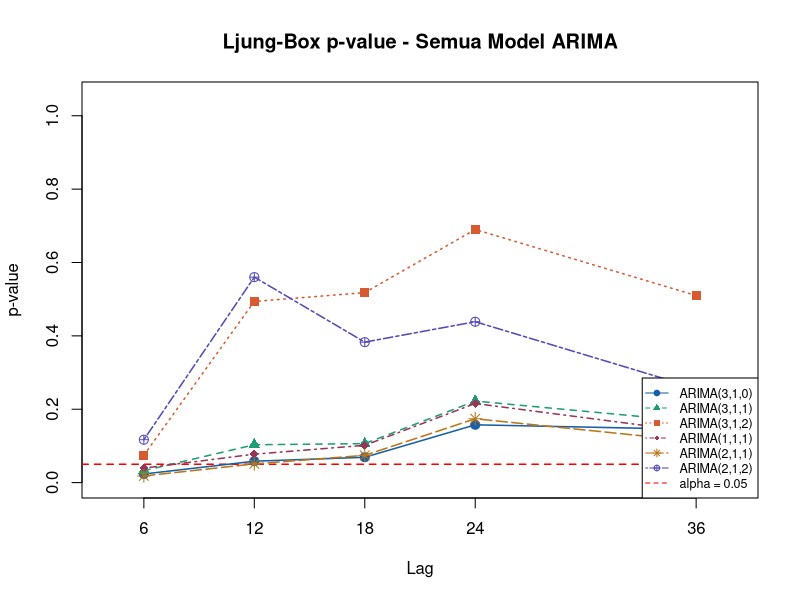
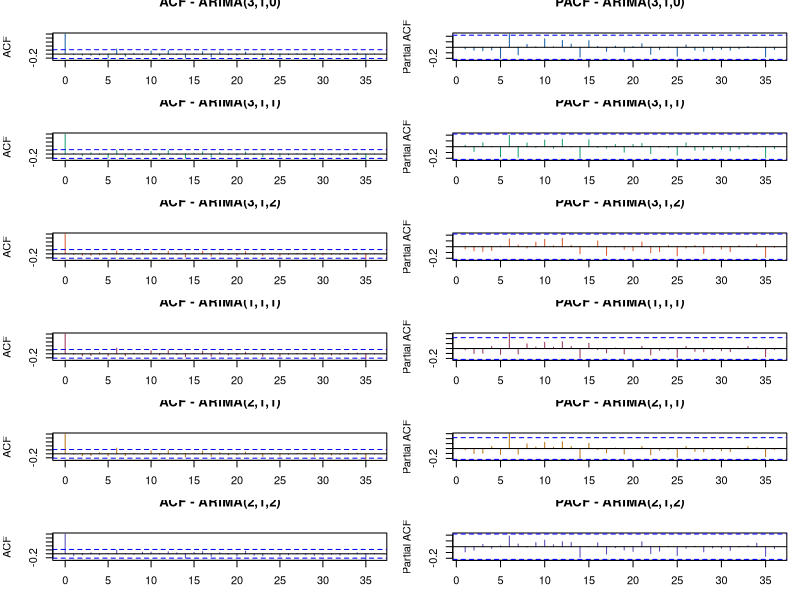

Source code (R) for these figures, in order:
# ============================================================
# Uji White Noise (Ljung-Box) + Signifikansi Parameter
# Model  : ARIMA(3,1,0), (3,1,1), (3,1,2),
#          ARIMA(1,1,1), (2,1,1), (2,1,2)
# Data   : M2SL_1
# Lag    : 6, 12, 18, 24, 36
# ============================================================

# install.packages("forecast")
library(forecast)

# ---- Data M2SL_1 ----
m2sl <- c(
  13900.3, 13949.3, 14012.7, 14035.9, 14092.4, 14137.2, 14174.6, 14223.2,
  14245.5, 14256.6, 14282.8, 14386.8, 14459.7, 14506.3, 14557.5, 14594.7,
  14704.4, 14802.8, 14886.8, 14974.4, 15047.0, 15184.1, 15296.0, 15347.5,
  15427.1, 15493.4, 16033.0, 17065.3, 17932.9, 18184.3, 18335.4, 18411.2,
  18602.5, 18757.6, 18997.0, 19115.7, 19379.0, 19641.8, 19873.2, 20176.9,
  20460.4, 20477.8, 20633.3, 20840.9, 20981.0, 21160.6, 21335.5, 21498.5,
  21650.1, 21725.2, 21787.2, 21769.4, 21719.9, 21651.5, 21652.9, 21638.4,
  21536.7, 21461.7, 21406.7, 21290.9, 21279.9, 21243.7, 20947.4, 20761.4,
  20829.6, 20799.4, 20791.4, 20777.5, 20747.8, 20732.9, 20746.4, 20777.8,
  20843.7, 20926.9, 20973.2, 20958.8, 21019.9, 21067.7, 21094.4, 21185.8
)

# ---- Definisi model (nama, order, fitdf=p+q) ----
models <- list(
  "ARIMA(3,1,0)" = list(order = c(3, 1, 0), fitdf = 3),
  "ARIMA(3,1,1)" = list(order = c(3, 1, 1), fitdf = 4),
  "ARIMA(3,1,2)" = list(order = c(3, 1, 2), fitdf = 5),
  "ARIMA(1,1,1)" = list(order = c(1, 1, 1), fitdf = 2),
  "ARIMA(2,1,1)" = list(order = c(2, 1, 1), fitdf = 3),
  "ARIMA(2,1,2)" = list(order = c(2, 1, 2), fitdf = 4)
)

lags <- c(6, 12, 18, 24, 36)

# ============================================================
# FUNGSI SIGNIFIKANSI PARAMETER
# ============================================================
cek_parameter <- function(model, nama_model) {
  coef_val <- coef(model)
  se_val   <- sqrt(diag(vcov(model)))
  t_val    <- coef_val / se_val
  p_val    <- 2 * (1 - pnorm(abs(t_val)))
  
  cat(sprintf("\n  Parameter ARIMA %s:\n", nama_model))
  cat(sprintf("  %-12s %10s %10s %10s %10s %s\n",
              "Parameter", "Estimasi", "Std.Error", "t-hitung", "p-value", "Signifikan"))
  cat("  ", rep("-", 68), "\n", sep = "")
  
  params_df <- data.frame(
    Model     = nama_model,
    Parameter = names(coef_val),
    Estimasi  = round(coef_val, 4),
    StdError  = round(se_val, 4),
    t_hitung  = round(t_val, 4),
    p_value   = round(p_val, 4),
    Signifikan = ifelse(p_val < 0.001, "***",
                        ifelse(p_val < 0.01,  "**",
                               ifelse(p_val < 0.05,  "*",
                                      ifelse(p_val < 0.1,   ".",  "Tidak")))),
    stringsAsFactors = FALSE
  )
  
  for (i in seq_len(nrow(params_df))) {
    cat(sprintf("  %-12s %10.4f %10.4f %10.4f %10.4f %s\n",
                params_df$Parameter[i],
                params_df$Estimasi[i],
                params_df$StdError[i],
                params_df$t_hitung[i],
                params_df$p_value[i],
                params_df$Signifikan[i]))
  }
  cat("  Signif: *** p<0.001  ** p<0.01  * p<0.05  . p<0.1\n")
  
  invisible(params_df)
}

# ============================================================
# FUNGSI UJI LJUNG-BOX
# ============================================================
uji_ljungbox <- function(resid, lags, fitdf, nama_model) {
  cat(sprintf("\n  Ljung-Box ARIMA %s (fitdf=%d):\n", nama_model, fitdf))
  cat(sprintf("  %-6s %-14s %-12s %-20s\n", "Lag", "Q-statistik", "p-value", "Kesimpulan"))
  cat("  ", rep("-", 54), "\n", sep = "")
  
  rows <- list()
  for (lag in lags) {
    uji <- Box.test(resid, lag = lag, type = "Ljung-Box", fitdf = fitdf)
    p   <- uji$p.value
    Q   <- uji$statistic
    ket <- ifelse(p > 0.05, "White noise (lulus)", "TIDAK white noise")
    cat(sprintf("  %-6d %-14.4f %-12.4f %-20s\n", lag, Q, p, ket))
    rows[[length(rows) + 1]] <- data.frame(
      Model      = nama_model,
      Lag        = lag,
      Q_stat     = round(Q, 4),
      p_value    = round(p, 4),
      Kesimpulan = ket,
      stringsAsFactors = FALSE
    )
  }
  cat("  ", rep("-", 54), "\n", sep = "")
  do.call(rbind, rows)
}

# ============================================================
# LOOP UTAMA: FITTING, PARAMETER, WHITE NOISE
# ============================================================
cat("============================================================\n")
cat("  CEK PARAMETER & WHITE NOISE - M2SL_1\n")
cat("  Model: ARIMA(3,1,0) (3,1,1) (3,1,2) (1,1,1) (2,1,1) (2,1,2)\n")
cat("  Lag  : 6, 12, 18, 24, 36 | alpha = 0.05\n")
cat("============================================================\n")

rekap_lb     <- list()
rekap_params <- list()
fitted_list  <- list()
ringkasan    <- data.frame()

for (nama in names(models)) {
  cfg   <- models[[nama]]
  model <- Arima(m2sl, order = cfg$order)
  fitted_list[[nama]] <- model
  
  rmse <- sqrt(mean(residuals(model)^2))
  
  cat("\n============================================================\n")
  cat(sprintf(" %s\n", nama))
  cat(sprintf(" AIC=%.4f | BIC=%.4f | RMSE=%.4f\n",
              AIC(model), BIC(model), rmse))
  cat("============================================================\n")
  
  # Parameter
  p_df <- cek_parameter(model, nama)
  rekap_params[[nama]] <- p_df
  
  # White noise
  lb_df <- uji_ljungbox(residuals(model), lags, cfg$fitdf, nama)
  rekap_lb[[nama]] <- lb_df
  
  # Ringkasan
  lulus <- sum(lb_df$p_value > 0.05)
  sig_param <- sum(p_df$p_value < 0.05 & p_df$Parameter != "intercept")
  tot_param  <- sum(p_df$Parameter != "intercept")
  
  ringkasan <- rbind(ringkasan, data.frame(
    Model          = nama,
    AIC            = round(AIC(model), 4),
    BIC            = round(BIC(model), 4),
    RMSE           = round(rmse, 4),
    WN_lulus       = paste0(lulus, "/", length(lags)),
    Param_signif   = paste0(sig_param, "/", tot_param),
    stringsAsFactors = FALSE
  ))
}

# ============================================================
# REKAPITULASI AKHIR
# ============================================================
cat("\n============================================================\n")
cat("                  REKAPITULASI AKHIR\n")
cat("============================================================\n")
cat(sprintf("%-15s %10s %10s %10s %12s %14s\n",
            "Model", "AIC", "BIC", "RMSE", "WN Lulus", "Param Signif"))
cat(rep("-", 75), "\n", sep = "")
for (i in seq_len(nrow(ringkasan))) {
  r <- ringkasan[i, ]
  cat(sprintf("%-15s %10.4f %10.4f %10.4f %12s %14s\n",
              r$Model, r$AIC, r$BIC, r$RMSE, r$WN_lulus, r$Param_signif))
}
cat(rep("-", 75), "\n", sep = "")
cat("WN Lulus     : jumlah lag yang lulus uji white noise (dari 5 lag)\n")
cat("Param Signif : jumlah parameter signifikan p<0.05 (diluar intercept)\n")

# ============================================================
# PLOT P-VALUE LJUNG-BOX SEMUA MODEL
# ============================================================
rekap_lb_all <- do.call(rbind, rekap_lb)

warna <- c(
  "ARIMA(3,1,0)" = "#185FA5",
  "ARIMA(3,1,1)" = "#1D9E75",
  "ARIMA(3,1,2)" = "#D85A30",
  "ARIMA(1,1,1)" = "#993556",
  "ARIMA(2,1,1)" = "#BA7517",
  "ARIMA(2,1,2)" = "#534AB7"
)
pch_list <- c(19, 17, 15, 18, 8, 10)
lty_list <- c(1, 2, 3, 4, 5, 6)

plot(NULL, xlim = c(4, 38), ylim = c(0, 1.05),
     xlab = "Lag", ylab = "p-value",
     main = "Ljung-Box p-value - Semua Model ARIMA",
     xaxt = "n")
axis(1, at = lags)
abline(h = 0.05, col = "red", lty = 2, lwd = 1.5)

for (i in seq_along(names(models))) {
  nama <- names(models)[i]
  sub  <- rekap_lb_all[rekap_lb_all$Model == nama, ]
  lines(sub$Lag, sub$p_value, col = warna[nama], lty = lty_list[i], lwd = 1.5)
  points(sub$Lag, sub$p_value, col = warna[nama], pch = pch_list[i], cex = 1.2)
}

legend("bottomright",
       legend = c(names(models), "alpha = 0.05"),
       col    = c(unname(warna), "red"),
       lty    = c(lty_list, 2),
       pch    = c(pch_list, NA),
       cex    = 0.75, bg = "white")

# ============================================================
# PLOT ACF & PACF RESIDUAL SEMUA MODEL (2 kolom x 6 baris)
# ============================================================
par(mfrow = c(6, 2), mar = c(3, 4, 2.5, 1))
for (nama in names(models)) {
  resid <- residuals(fitted_list[[nama]])
  acf(resid,  lag.max = 36, main = paste("ACF -",  nama), col = warna[nama])
  pacf(resid, lag.max = 36, main = paste("PACF -", nama), col = warna[nama])
}
par(mfrow = c(1, 1))
# ============================================================
# CEK STASIONERITAS & INVERTIBILITAS AR & MA
# ============================================================

# Fungsi untuk mengecek akar-akar polinomial AR dan MA
cek_stasioner_invertibel <- function(model, nama_model) {
  # Ekstrak koefisien AR dan MA
  coef_ar <- NULL
  coef_ma <- NULL
  
  if (length(model$coef) > 0) {
    # Ambil koefisien AR (dimulai dengan "ar")
    ar_names <- grep("^ar", names(model$coef), value = TRUE)
    if (length(ar_names) > 0) {
      coef_ar <- model$coef[ar_names]
    }
    
    # Ambil koefisien MA (dimulai dengan "ma")
    ma_names <- grep("^ma", names(model$coef), value = TRUE)
    if (length(ma_names) > 0) {
      coef_ma <- model$coef[ma_names]
    }
  }
  
  cat(sprintf("\n  --- STASIONERITAS & INVERTIBILITAS: %s ---\n", nama_model))
  
  # Cek stasioneritas (akar-akar polinomial AR)
  if (!is.null(coef_ar) && length(coef_ar) > 0) {
    # Polinomial AR: 1 - phi1*B - phi2*B^2 - ... - phip*B^p
    # Akar-akar dari persamaan karakteristik: 1 - phi1*z - phi2*z^2 - ... = 0
    ar_poly <- c(1, -coef_ar)
    ar_roots <- tryCatch(polyroot(ar_poly), error = function(e) NULL)
    
    if (!is.null(ar_roots)) {
      ar_mod <- Mod(ar_roots)
      cat("  Koefisien AR:", paste(round(coef_ar, 4), collapse=", "), "\n")
      cat("  Akar-akar AR (|akar|):", paste(round(ar_mod, 4), collapse=", "), "\n")
      
      if (all(ar_mod > 1)) {
        cat("  ✓ STASIONER: Semua |akar| > 1 (akar di luar lingkaran unit)\n")
        ar_stationary <- TRUE
      } else {
        cat("  ✗ TIDAK STASIONER: Terdapat |akar| <= 1\n")
        ar_stationary <- FALSE
      }
    } else {
      cat("  ✗ Gagal menghitung akar AR\n")
      ar_stationary <- NA
    }
  } else {
    cat("  Model tanpa komponen AR → stasioner (differencing)\n")
    ar_stationary <- TRUE
  }
  
  # Cek invertibilitas (akar-akar polinomial MA)
  if (!is.null(coef_ma) && length(coef_ma) > 0) {
    # Polinomial MA: 1 + theta1*B + theta2*B^2 + ... + thetaq*B^q
    ma_poly <- c(1, coef_ma)
    ma_roots <- tryCatch(polyroot(ma_poly), error = function(e) NULL)
    
    if (!is.null(ma_roots)) {
      ma_mod <- Mod(ma_roots)
      cat("  Koefisien MA:", paste(round(coef_ma, 4), collapse=", "), "\n")
      cat("  Akar-akar MA (|akar|):", paste(round(ma_mod, 4), collapse=", "), "\n")
      
      if (all(ma_mod > 1)) {
        cat("  ✓ INVERTIBEL: Semua |akar| > 1 (akar di luar lingkaran unit)\n")
        ma_invertible <- TRUE
      } else {
        cat("  ✗ TIDAK INVERTIBEL: Terdapat |akar| <= 1\n")
        ma_invertible <- FALSE
      }
    } else {
      cat("  ✗ Gagal menghitung akar MA\n")
      ma_invertible <- NA
    }
  } else {
    cat("  Model tanpa komponen MA → invertibel\n")
    ma_invertible <- TRUE
  }
  
  return(list(
    Model = nama_model,
    AR_Stationary = ar_stationary,
    MA_Invertible = ma_invertible,
    AR_Roots = if (exists("ar_mod")) round(ar_mod, 4) else NULL,
    MA_Roots = if (exists("ma_mod")) round(ma_mod, 4) else NULL
  ))
}

# ============================================================
# FUNGSI PLOT AKAR-AKAR (UNIT ROOT PLOT)
# ============================================================
plot_unit_roots <- function(model, nama_model) {
  coef_ar <- grep("^ar", names(model$coef), value = TRUE)
  coef_ma <- grep("^ma", names(model$coef), value = TRUE)
  
  # Inisialisasi plot
  plot(NA, xlim = c(-1.5, 1.5), ylim = c(-1.5, 1.5), 
       xlab = "Real", ylab = "Imaginary",
       main = paste("Unit Root Plot -", nama_model),
       asp = 1)
  abline(h = 0, v = 0, col = "gray", lty = 2)
  symbols(0, 0, circles = 1, inches = FALSE, add = TRUE, 
          fg = "black", lty = 2, lwd = 1.5)
  
  # Plot akar AR (merah)
  if (length(coef_ar) > 0) {
    ar_poly <- c(1, -model$coef[coef_ar])
    ar_roots <- polyroot(ar_poly)
    points(Re(ar_roots), Im(ar_roots), col = "red", pch = 19, cex = 1.2)
  }
  
  # Plot akar MA (biru)
  if (length(coef_ma) > 0) {
    ma_poly <- c(1, model$coef[coef_ma])
    ma_roots <- polyroot(ma_poly)
    points(Re(ma_roots), Im(ma_roots), col = "blue", pch = 17, cex = 1.2)
  }
  
  legend("bottomright", 
         legend = c("AR Roots (stasioneritas)", "MA Roots (invertibilitas)", "Unit Circle"),
         col = c("red", "blue", "black"),
         pch = c(19, 17, NA),
         lty = c(NA, NA, 2),
         cex = 0.8, bg = "white")
}

# ============================================================
# LOOP CEK STASIONERITAS & INVERTIBILITAS
# ============================================================
cat("\n============================================================\n")
cat("         CEK STASIONERITAS & INVERTIBILITAS\n")
cat("============================================================\n")

ringkasan_akar <- data.frame()

for (nama in names(models)) {
  model <- fitted_list[[nama]]
  hasil <- cek_stasioner_invertibel(model, nama)
  
  ringkasan_akar <- rbind(ringkasan_akar, data.frame(
    Model = nama,
    Stasioner = ifelse(hasil$AR_Stationary, "Ya", 
                       ifelse(is.na(hasil$AR_Stationary), "NA", "Tidak")),
    Invertibel = ifelse(hasil$MA_Invertible, "Ya",
                        ifelse(is.na(hasil$MA_Invertible), "NA", "Tidak"))
  ))
  
  # Plot unit roots untuk setiap model (optional, bisa dinonaktifkan)
  # plot_unit_roots(model, nama)
}

# ============================================================
# REKAP AKHIR SEMUA KRITERIA
# ============================================================
cat("\n============================================================\n")
cat("              REKAPITULASI LENGKAP\n")
cat("============================================================\n")

# Gabungkan ringkasan sebelumnya dengan ringkasan akar
ringkasan_lengkap <- merge(ringkasan, ringkasan_akar, by = "Model")
ringkasan_lengkap <- ringkasan_lengkap[order(ringkasan_lengkap$AIC), ]

cat(sprintf("%-15s %10s %10s %10s %12s %14s %10s %10s\n",
            "Model", "AIC", "BIC", "RMSE", "WN Lulus", "Param Signif", 
            "Stasioner", "Invertibel"))
cat(rep("-", 95), "\n", sep = "")
for (i in seq_len(nrow(ringkasan_lengkap))) {
  r <- ringkasan_lengkap[i, ]
  cat(sprintf("%-15s %10.4f %10.4f %10.4f %12s %14s %10s %10s\n",
              r$Model, r$AIC, r$BIC, r$RMSE, r$WN_lulus, r$Param_signif,
              r$Stasioner, r$Invertibel))
}
cat(rep("-", 95), "\n", sep = "")

# ============================================================
# TABEL KOMPARASI AKAR-akar
# ============================================================
cat("\n============================================================\n")
cat("         TABEL AKAR-AKAR KARAKTERISTIK\n")
cat("============================================================\n")

for (nama in names(models)) {
  model <- fitted_list[[nama]]
  
  coef_ar <- grep("^ar", names(model$coef), value = TRUE)
  coef_ma <- grep("^ma", names(model$coef), value = TRUE)
  
  cat(sprintf("\n--- %s ---\n", nama))
  
  if (length(coef_ar) > 0) {
    ar_poly <- c(1, -model$coef[coef_ar])
    ar_roots <- polyroot(ar_poly)
    ar_mod <- Mod(ar_roots)
    cat("  Akar AR invers (1/|akar|):", paste(round(1/ar_mod, 4), collapse=", "), "\n")
    if (all(ar_mod > 1)) {
      cat("  → Stasioner (semua |1/akar| < 1)\n")
    } else {
      cat("  → Tidak stasioner (terdapat |1/akar| >= 1)\n")
    }
  } else {
    cat("  Tidak ada akar AR\n")
  }
  
  if (length(coef_ma) > 0) {
    ma_poly <- c(1, model$coef[coef_ma])
    ma_roots <- polyroot(ma_poly)
    ma_mod <- Mod(ma_roots)
    cat("  Akar MA invers (1/|akar|):", paste(round(1/ma_mod, 4), collapse=", "), "\n")
    if (all(ma_mod > 1)) {
      cat("  → Invertibel (semua |1/akar| < 1)\n")
    } else {
      cat("  → Tidak invertibel (terdapat |1/akar| >= 1)\n")
    }
  } else {
    cat("  Tidak ada akar MA\n")
  }
}
